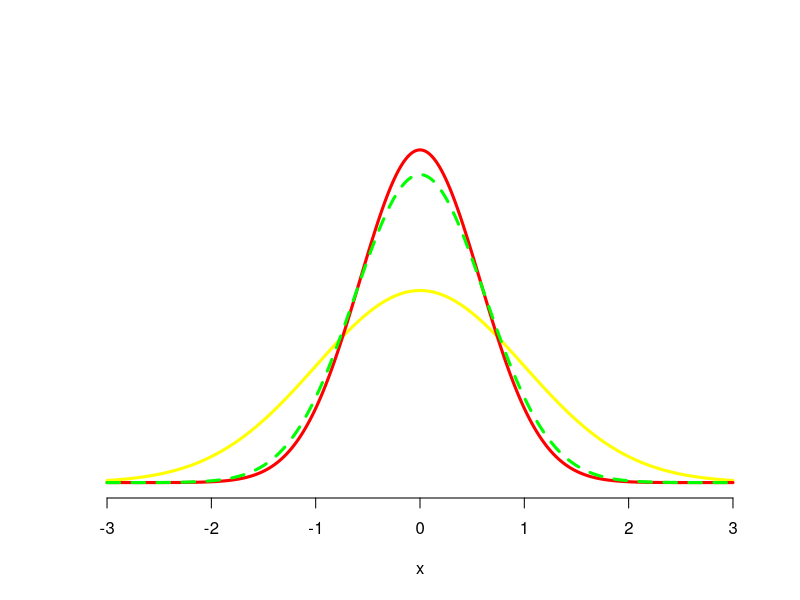

Source code (R):
## ---- chunk 1
x <- seq(-3, 3, by=0.01)
y <- dnorm(x)
y.1 <- dnorm(x, sd=sqrt(1/3))
y.2 <- dnorm(x, sd=sqrt(7/18))
pnorm(0.1, sd=sqrt(1/3)) - pnorm(-0.1, sd=sqrt(1/3))
pnorm(0.1, sd=sqrt(7/18)) - pnorm(-0.1, sd=sqrt(7/18))
{ plot(x, y , type="l", ylim = c(0, 0.8), axes = F, ylab = "",
     lwd = 3, col = "yellow")
  lines(x, y.1, col = "red", lwd = 3)
  lines(x, y.2, col = "green", lty=2, lwd = 3)
  axis(1)
}
